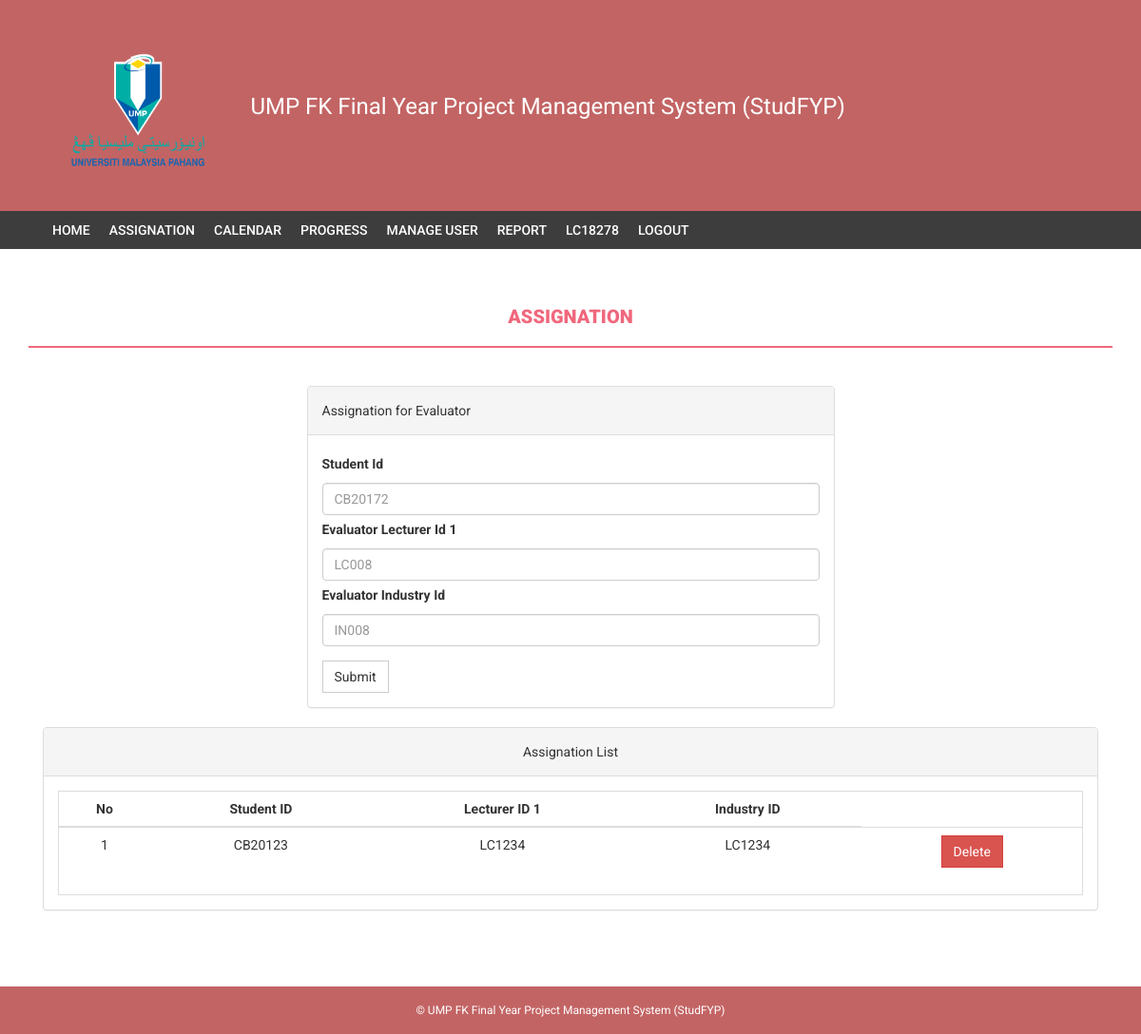
The page /coordinator/assignationEva.php (signed in) on the database its author committed.
### tables this page shows
CREATE TABLE `evaluator` (
  `assign_id` int(11) NOT NULL,
  `studID` varchar(10) NOT NULL,
  `Eva1` varchar(10) NOT NULL,
  `Ins1` varchar(10) NOT NULL
);

### coordinator/assignationEva.php (the view, shortened to what this page needs)
<?php
include('includes/config.php');
?>
<!DOCTYPE html>
<html xmlns="http://www.w3.org/1999/xhtml">
<head>
    <link href="assets/css/bootstrap.css" rel="stylesheet" />
    <link href="assets/css/font-awesome.css" rel="stylesheet" />
    <link href="assets/css/style.css" rel="stylesheet" />
</head>
<body>
<?php include('includes/header.php');
 include('includes/menubar.php');
 ?>
    <div class="content-wrapper">
        <div class="container">
              <div class="row">
                    <div class="col-md-12">
                        <h1 class="page-head-line">Assignation  </h1>
                    </div>
                </div>
                <div class="row" >
                  <div class="col-md-3"></div>
                    <div class="col-md-6">
                        <div class="panel panel-default">
                        <div class="panel-heading">
                           Assignation for Evaluator
                        </div>
                        <div class="panel-body">
                       <form name="semester" method="post">
   <div class="form-group">
    <label for="semester">Student Id  </label>
    <input type="text" class="form-control" id="student_ID" name="student_ID" placeholder="CB20172" required />
    <label for="semester">Evaluator Lecturer Id 1 </label>
    <input type="text" class="form-control" id="lecturer_ID" name="lecturer_ID" placeholder="LC008" required />
    <label for="semester">Evaluator Industry Id </label>
    <input type="text" class="form-control" id="industry_ID" name="industry_ID" placeholder="IN008" required />
  </div>
 <button type="submit" name="submit" class="btn btn-default">Submit</button>
</form>
                            </div>
                            </div>
                    </div>
                </div>
                <div class="col-md-12">
                    <div class="panel panel-default">
                        <div class="panel-heading">
                            Assignation List
                        </div>
                        <div class="panel-body">
                            <div class="table-responsive table-bordered">
                                <table class="table">
                                    <thead>
                                        <tr>
                                            <th style="text-align:center;">No</th>
                                            <th style="text-align:center;">Student ID</th>
                                            <th style="text-align:center;">Lecturer ID 1</th>
                                            <th style="text-align:center;">Industry ID</th>
                                        </tr>
                                    </thead>
                                    <tbody>
<?php
$sql=mysqli_query($bd, "select * from evaluator");
$cnt=1;
while($row=mysqli_fetch_array($sql))
{
?>
                                        <tr>
                                            <td><?php echo $cnt;?></td>
                                            <td><?php echo htmlentities($row['studID']);?></td>
                                            <td><?php echo htmlentities($row['Eva1']);?></td>
                                            <td><?php echo htmlentities($row['Ins1']);?></td>
                                            <td>
  <a href="assignationeva.php?id=<?php echo $row['studID']?>&del=delete" onClick="return confirm('Are you sure you want to delete?')">
                                            <button class="btn btn-danger">Delete</button>
</a>
                                            </td>
                                        </tr>
<?php
$cnt++;
} ?>
                                    </tbody>
                                </table>
                            </div>
                        </div>
                    </div>
                </div>
            </div>
        </div>
  <?php include('includes/footer.php');?>
</body>
</html>

### coordinator/assets/css/style.css (style rules this page uses)
body { font-family: 'Roboto', sans-serif; line-height: 30px; }
.content-wrapper { margin-top: 40px; min-height: 600px; padding-bottom: 60px; }
.page-head-line { font-weight: 900; padding-bottom: 20px; border-bottom: 2px solid #F0677C; text-transform: uppercase; color: #F0677C; font-size: 20px; margin-bottom: 40px; }
.btn { border-radius: 0px; -webkit-border-radius: 0px; -moz-border-radius: 0px; }

### coordinator/includes/footer.php (style rules this page uses)
.col-md-12 { text-align: center; }

### rows shown on the page
evaluator: studID "CB20123", Eva1 "LC1234", Ins1 "LC1234"

### other values the page prints
$User "LC18278"
